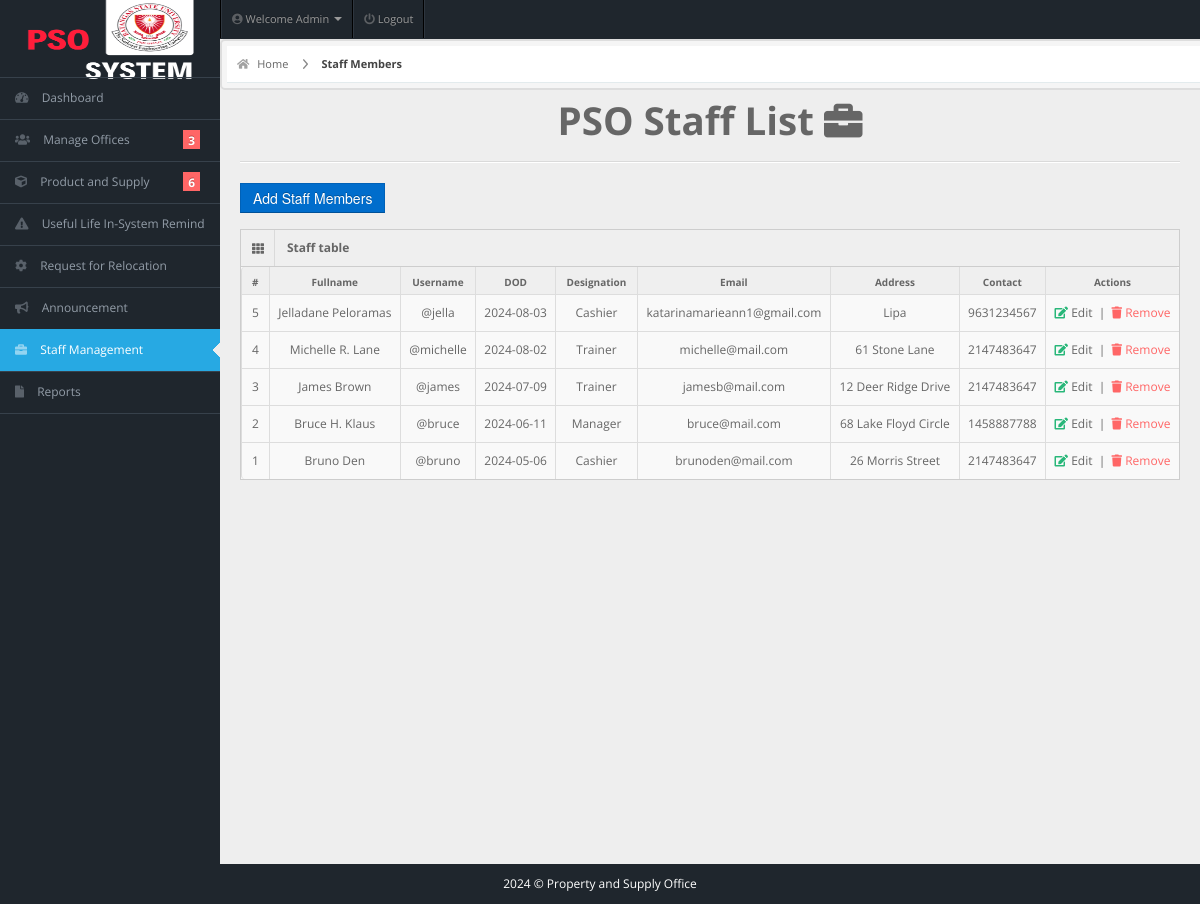
Before: /admin/staffs.php (signed in) with the older database file.
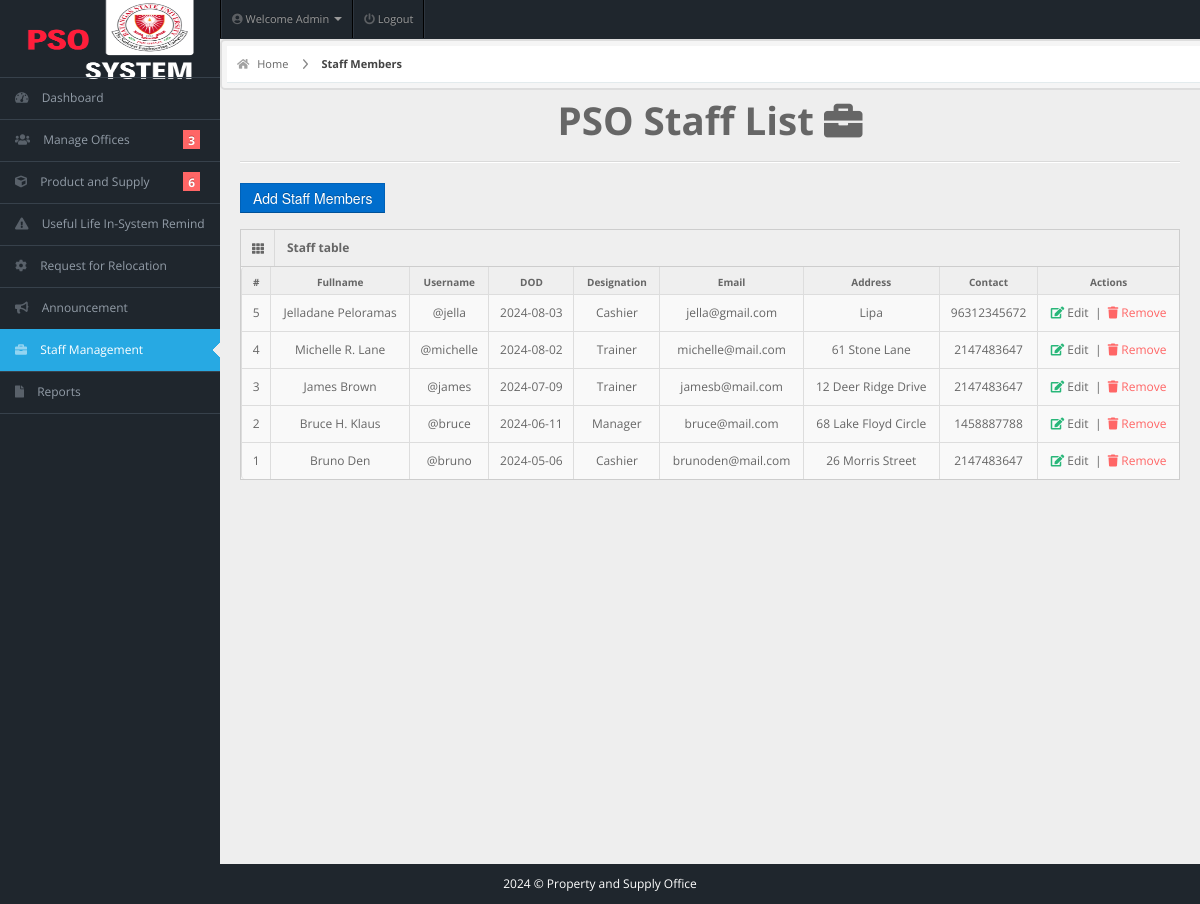
After: the same page with the newer database file.
### tables this page shows
CREATE TABLE IF NOT EXISTS `staffs` (
  `user_id` int NOT NULL AUTO_INCREMENT,
  `username` varchar(50) NOT NULL,
  `password` varchar(50) NOT NULL,
  `email` varchar(50) NOT NULL,
  `fullname` varchar(50) NOT NULL,
  `address` varchar(20) NOT NULL,
  `profile_picture` varchar(255) DEFAULT NULL,
  `designation` varchar(20) NOT NULL,
  `gender` varchar(10) NOT NULL,
  `contact` bigint NOT NULL,
  `dor` date NOT NULL,
  PRIMARY KEY (`user_id`)
);

### admin/staffs.php (the view, shortened to what this page needs)
<!DOCTYPE html>
<html lang="en">
<head>
  <link rel="stylesheet" href="../css/bootstrap.min.css" />
  <link rel="stylesheet" href="../css/bootstrap-responsive.min.css" />
  <link rel="stylesheet" href="../css/uniform.css" />
  <link rel="stylesheet" href="../css/select2.css" />
  <link rel="stylesheet" href="../css/matrix-style.css" />
  <link rel="stylesheet" href="../css/matrix-media.css" />
  <link href="../font-awesome/css/fontawesome.css" rel="stylesheet" />
  <link href="../font-awesome/css/all.css" rel="stylesheet" />
</head>
<body>
  <?php include 'includes/topheader.php' ?>
  <?php $page = 'staff-management';
  include 'includes/sidebar.php' ?>
  <div id="content">
    <div id="content-header">
      <div id="breadcrumb">
        <a href="index.php" title="Go to Home" class="tip-bottom"><i class="fas fa-home"></i> Home</a>
        <a href="staffs.php" class="current">Staff Members</a>
      </div>
    </div>
    <div class="container-fluid">
      <h1 class="text-center">PSO Staff List <i class="fas fa-briefcase"></i></h1>
      <hr>
      <div class="row-fluid">
        <div class="span12">
          <a href="staffs-entry.php"><button class="btn btn-primary">Add Staff Members</button></a>
          <div class='widget-box'>
            <div class='widget-title'>
              <span class='icon'> <i class='fas fa-th'></i> </span>
              <h5>Staff table</h5>
            </div>
            <div class='widget-content nopadding'>
              <?php
              $qry = "SELECT * FROM staffs ORDER BY dor DESC";
              $result = mysqli_query($conn, $qry);
              if ($result) {
                $total_staff = mysqli_num_rows($result);
                $cnt = $total_staff;
                echo "<table class='table table-bordered table-hover'>
                                <thead>
                                    <tr>
                                        <th>#</th>
                                        <th>Fullname</th>
                                        <th>Username</th>
                                        <th>DOD</th>
                                        <th>Designation</th>
                                        <th>Email</th>
                                        <th>Address</th>
                                        <th>Contact</th>
                                        <th>Actions</th>
                                    </tr>
                                </thead>
                                <tbody>";
                while ($row = mysqli_fetch_assoc($result)) {
                  echo "<tr>
                                    <td><div class='text-center'>" . $cnt . "</div></td>
                                    <td><div class='text-center'>" . $row['fullname'] . "</div></td>
                                    <td><div class='text-center'>@" . $row['username'] . "</div></td>
                                    <td><div class='text-center'>" . $row['dor'] . "</div></td>
                                    <td><div class='text-center'>" . $row['designation'] . "</div></td>
                                    <td><div class='text-center'>" . $row['email'] . "</div></td>
                                    <td><div class='text-center'>" . $row['address'] . "</div></td>
                                    <td><div class='text-center'>" . $row['contact'] . "</div></td>
                                    <td><div class='text-center'>
                                        <a href='edit-staff-form.php?id=" . $row['user_id'] . "'><i class='fas fa-edit' style='color:#28b779'></i> Edit</a>
                                        &nbsp;|&nbsp;
                                        <a href='#' onclick='confirmDeletion(" . $row['user_id'] . ")' style='color:#F66;'><i class='fas fa-trash'></i> Remove</a>
                                    </div></td>
                                    </tr>";
                  $cnt--;
                }
                echo "</tbody></table>";
              } else {
                echo "Error: " . mysqli_error($conn);
              }
              ?>
            </div>
          </div>
        </div>
      </div>
    </div>
  </div>
  <?php include 'includes/footer.php'; ?>
</body>
</html>

Changed rows visible on the page:
changed staffs "Jelladane Peloramas": email "katarinamarieann1@gmail.com" → "jella@gmail.com"; contact "9631234567" → "96312345672"
